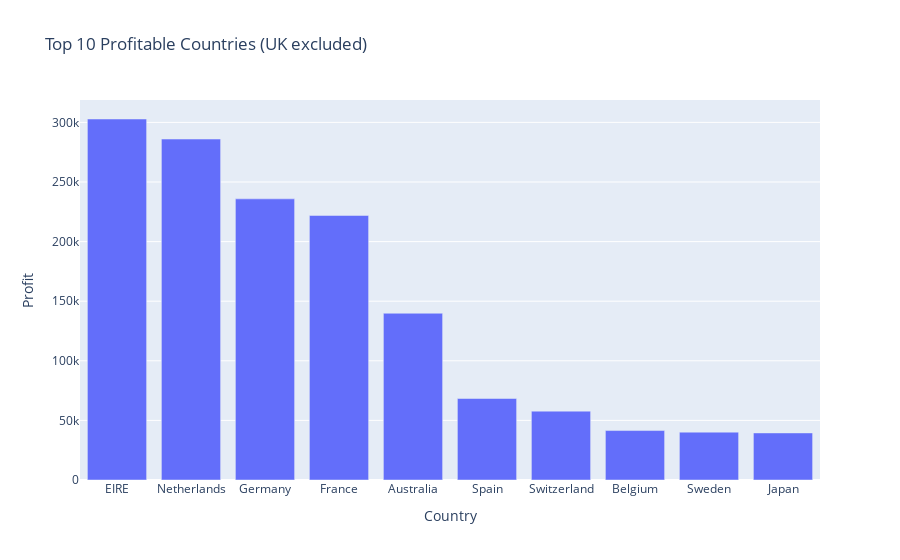

Notebook code cell kept with this figure:
### Code cell
# Top 10 Profitable Countries(w/UK)
fig = px.bar(viz_wuk_profit, x='Country', y='Profit', title='Top 10 Profitable Countries (UK excluded)')
fig.show()

### Figure 1 — Plotly figure (JSON) as saved in the notebook; plotly's stock layout.template omitted (floating-point values rounded to 4 significant figures)
{"data": [{"alignmentgroup": "True", "hovertemplate": "Country=%{x}<br>Profit=%{y}<extra></extra>", "legendgroup": "", "marker": {"color": "#636efa", "pattern": {"shape": ""}}, "name": "", "offsetgroup": "", "orientation": "v", "showlegend": false, "textposition": "auto", "type": "bar", "x": ["EIRE", "Netherlands", "Germany", "France", "Australia", "Spain", "Switzerland", "Belgium", "Sweden", "Japan"], "xaxis": "x", "y": [302900.0, 286000.0, 235800.0, 221900.0, 139900.0, 68360.0, 57770.0, 41480.0, 40150.0, 39490.0], "yaxis": "y"}], "layout": {"barmode": "relative", "legend": {"tracegroupgap": 0}, "title": {"text": "Top 10 Profitable Countries (UK excluded)"}, "xaxis": {"anchor": "y", "domain": [0, 1], "title": {"text": "Country"}}, "yaxis": {"anchor": "x", "domain": [0, 1], "title": {"text": "Profit"}}}}
